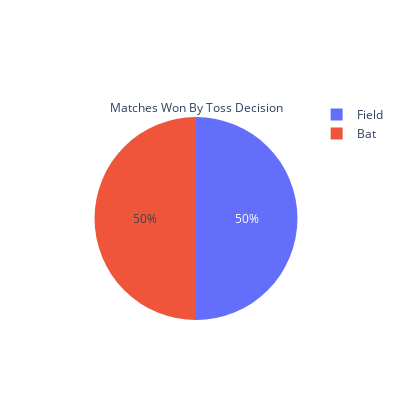

Notebook code cell kept with this figure:
### Markdown cell above
### Toss --> Bat/Field Win Loss

### Code cell
import pandas as pd
import plotly.graph_objects as go

def plot_match_won_by_toss_decision(match_data, season=None , selected_team = None  , venue = None ):
    temp_data = match_data.copy()
    if season is not None:
        temp_data = match_data[match_data['Season'] == season]
    if selected_team is not None : 
        temp_data = temp_data[temp_data['TossWinner'] == selected_team ] 
    if venue is not None : 
        temp_data = temp_data[temp_data['Venue'] == venue ]
    field_wins = temp_data[temp_data['TossDecision'] == 'field']['WinningTeam'].count()
    bat_wins = temp_data[temp_data['TossDecision'] == 'bat']['WinningTeam'].count()
    
    labels = ['Field', 'Bat']
    values = [field_wins, bat_wins]
    
    hover_text = [f'Matches Won when Elected to Field: {field_wins}', f'Matches Won when Elected to Bat: {bat_wins}']
    
    fig = go.Figure(go.Pie(labels=labels, values=values, title='Matches Won By Toss Decision', hovertext=hover_text, hoverinfo='label+text'))
    fig.update_layout(width=400, height=400 )
    
    return fig

# Example usage
fig = plot_match_won_by_toss_decision(match_data , selected_team = "Rajasthan Royals" , season = 2022 , venue = "Narendra Modi Stadium, Ahmedabad" )
fig.show()

### Figure 1 — Plotly figure (JSON) as saved in the notebook; plotly's stock layout.template omitted (floating-point values rounded to 4 significant figures)
{"data": [{"hoverinfo": "label+text", "hovertext": ["Matches Won when Elected to Field: 1", "Matches Won when Elected to Bat: 1"], "labels": ["Field", "Bat"], "title": {"text": "Matches Won By Toss Decision"}, "type": "pie", "values": [1, 1]}], "layout": {"height": 400, "width": 400}}
